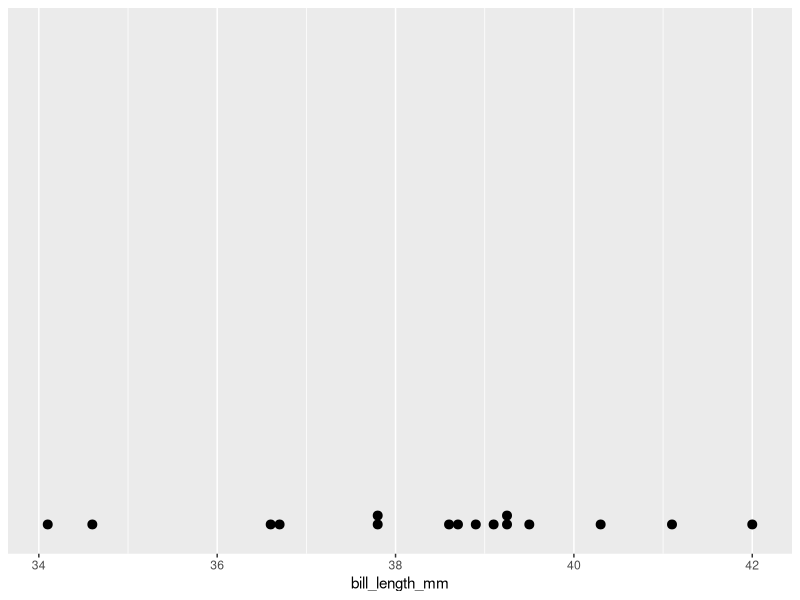
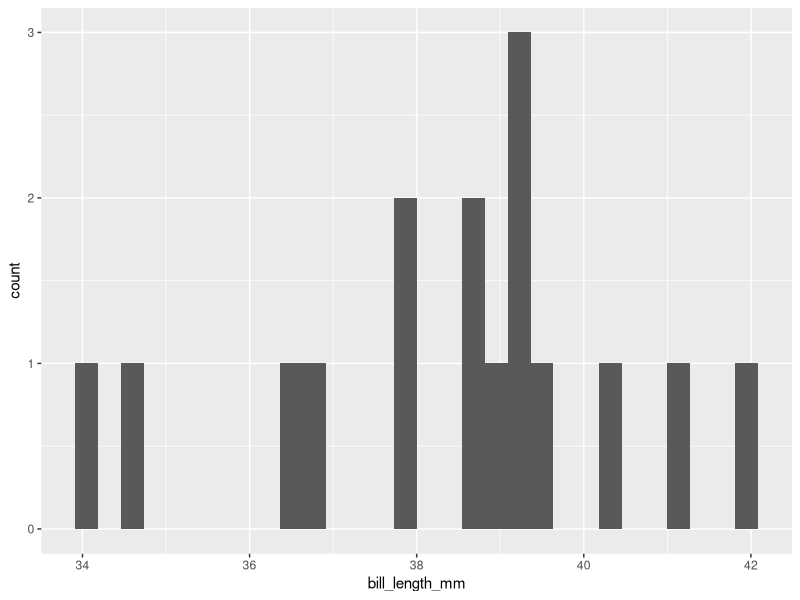
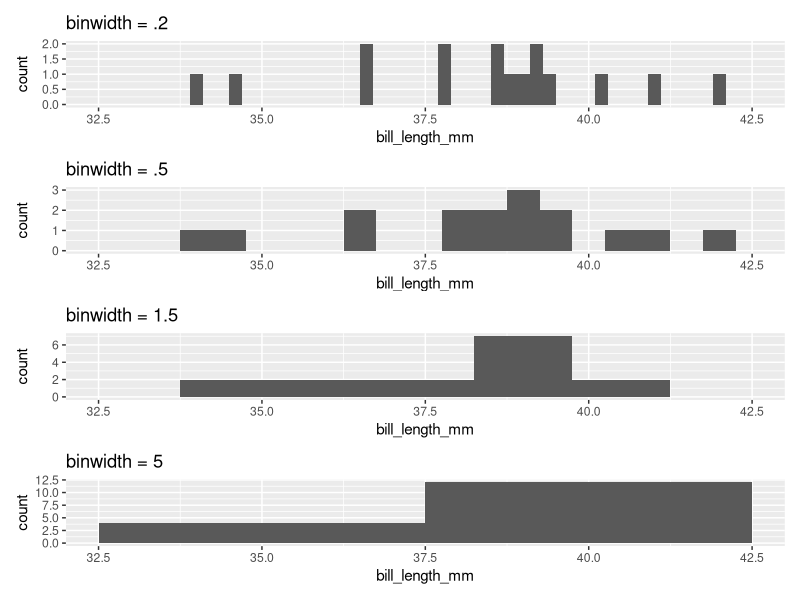
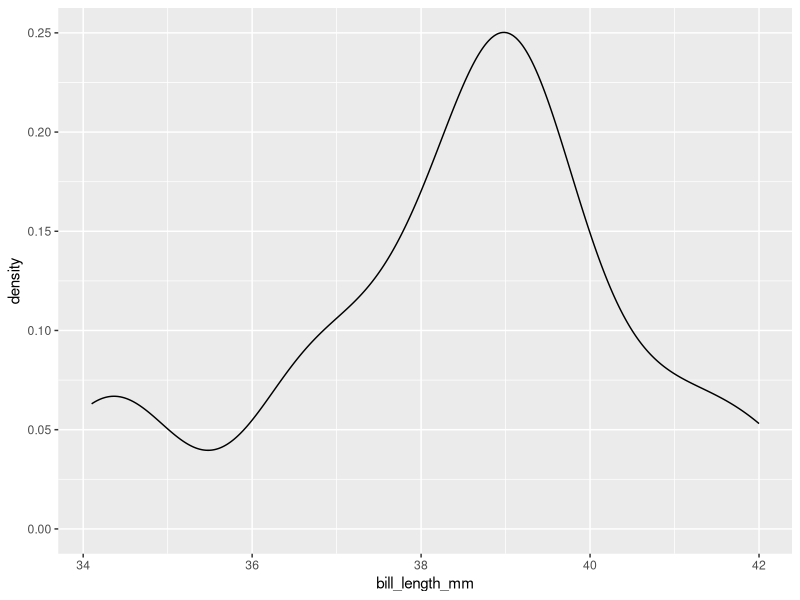
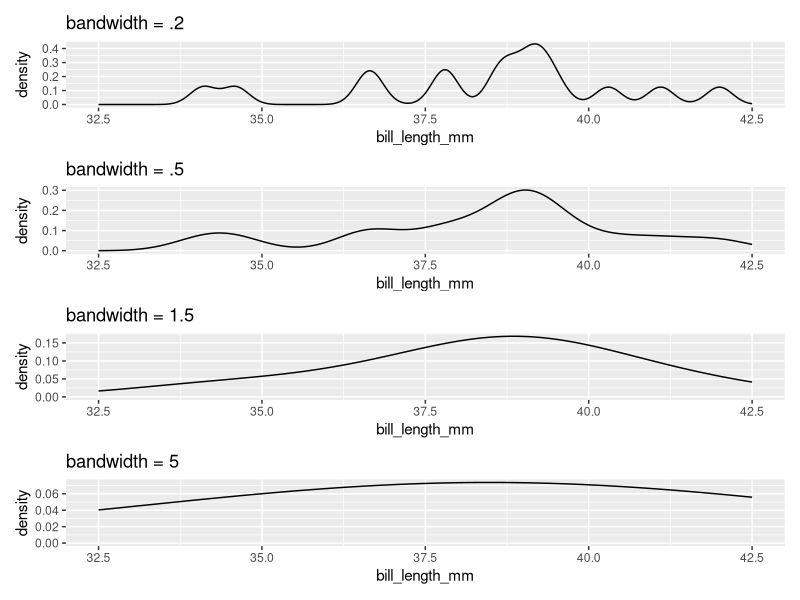
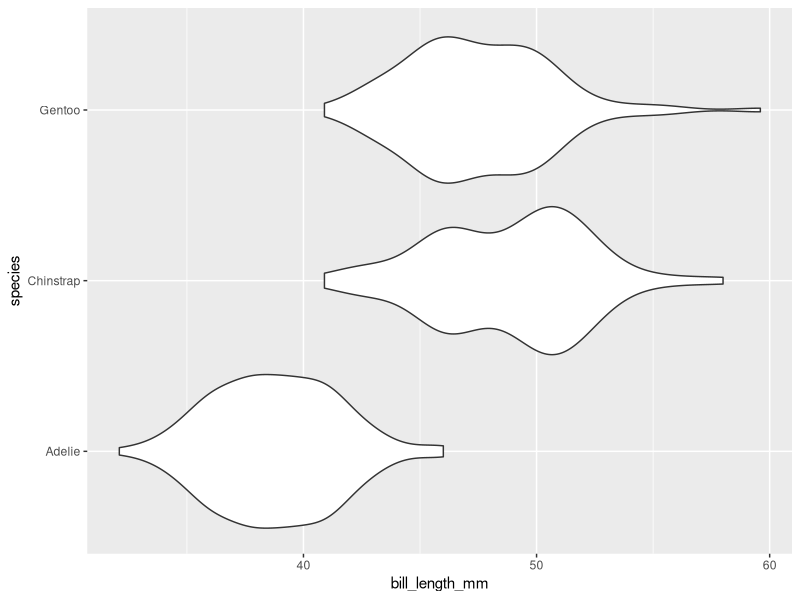
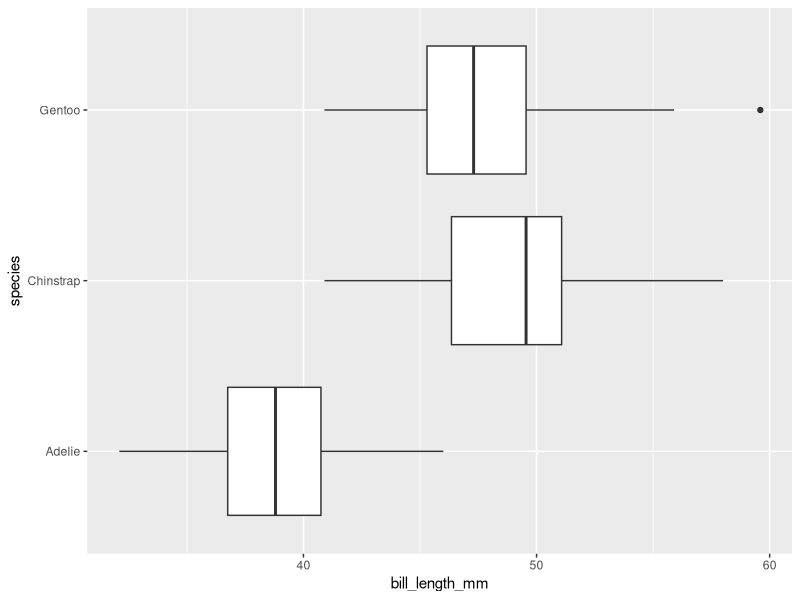
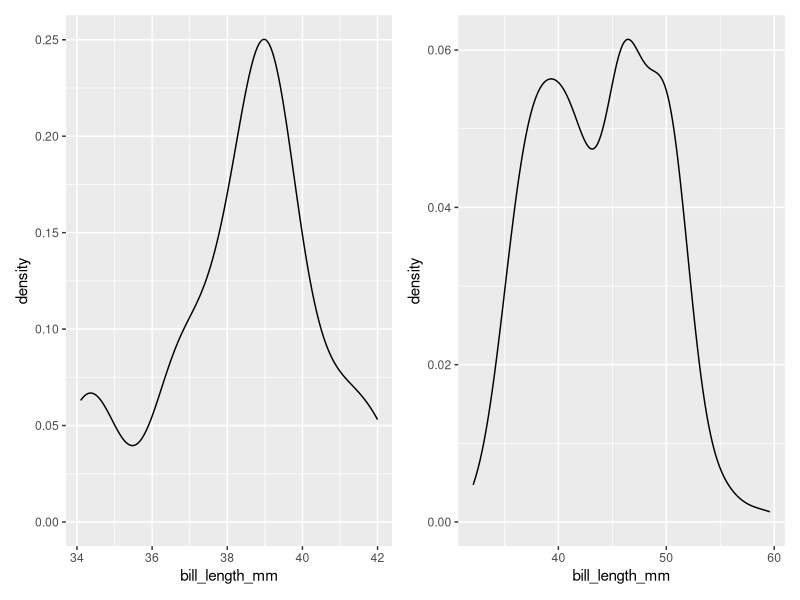

Write R code to recreate these figures, in order.
## ---- chunk 1
library(tidyverse)
library(palmerpenguins)
bill_16 <- penguins %>%
  select(bill_length_mm) %>%
  drop_na() %>%
  slice(1:16)
bill_16  
## ---- chunk 2
#| fig-align: center
#| fig-height: 2
#| fig-width: 5
bill_16 %>%
  ggplot(aes(x = bill_length_mm)) +
  geom_dotplot(binwidth = .1) +
  scale_y_continuous(NULL, breaks = NULL)
## ---- chunk 3
#| fig-align: center
#| fig-height: 2
#| fig-width: 5
bill_16 %>%
  ggplot(aes(x = bill_length_mm)) +
  geom_histogram()
## ---- chunk 4
#| fig-align: center
#| fig-height: 7
#| fig-width: 5
library(patchwork)
p1 <- bill_16 %>%
  ggplot(aes(x = bill_length_mm)) +
  geom_histogram(binwidth = .2) +
  labs(title = "binwidth = .2") +
  lims(x = c(32.5, 42.5))
p2 <- bill_16 %>%
  ggplot(aes(x = bill_length_mm)) +
  geom_histogram(binwidth = .5) +
  labs(title = "binwidth = .5") +
  lims(x = c(32.5, 42.5))
p3 <- bill_16 %>%
  ggplot(aes(x = bill_length_mm)) +
  geom_histogram(binwidth = 1.5) +
  labs(title = "binwidth = 1.5") +
  lims(x = c(32.5, 42.5))
p4 <- bill_16 %>%
  ggplot(aes(x = bill_length_mm)) +
  geom_histogram(binwidth = 5) +
  labs(title = "binwidth = 5") +
  lims(x = c(32.5, 42.5))
p1 / p2 / p3 / p4
## ---- chunk 5
#| warning: false
#| fig-height: 2
#| fig-width: 5
#| fig-align: center
bill_16 %>%
  ggplot(aes(x = bill_length_mm)) +
  geom_density()
## ---- chunk 6
#| fig-align: center
#| fig-height: 7
#| fig-width: 5
p1 <- bill_16 %>%
  ggplot(aes(x = bill_length_mm)) +
  geom_density(bw = .2) +
  labs(title = "bandwidth = .2") +
  lims(x = c(32.5, 42.5))
p2 <- bill_16 %>%
  ggplot(aes(x = bill_length_mm)) +
  geom_density(bw = .5) +
  labs(title = "bandwidth = .5") +
  lims(x = c(32.5, 42.5))
p3 <- bill_16 %>%
  ggplot(aes(x = bill_length_mm)) +
  geom_density(bw = 1.5) +
  labs(title = "bandwidth = 1.5") +
  lims(x = c(32.5, 42.5))
p4 <- bill_16 %>%
  ggplot(aes(x = bill_length_mm)) +
  geom_density(bw = 5) +
  labs(title = "bandwidth = 5") +
  lims(x = c(32.5, 42.5))
p1 / p2 / p3 / p4
## ---- chunk 7
#| fig-align: center
#| fig-height: 3
#| fig-width: 5
penguins %>%
  ggplot(aes(y = species,
             x = bill_length_mm)) +
  geom_violin()
## ---- chunk 8
#| fig-align: center
#| fig-height: 3
#| fig-width: 5
penguins %>%
  ggplot(aes(y = species,
             x = bill_length_mm)) +
  geom_boxplot()
## ---- chunk 9
#| warning: false
#| fig-height: 2
#| fig-width: 7
#| fig-align: center
p1 <- bill_16 %>%
  ggplot(aes(x = bill_length_mm)) +
  geom_density()
p2 <- penguins %>%
    ggplot(aes(x = bill_length_mm)) +
    geom_density()
p1 + p2
